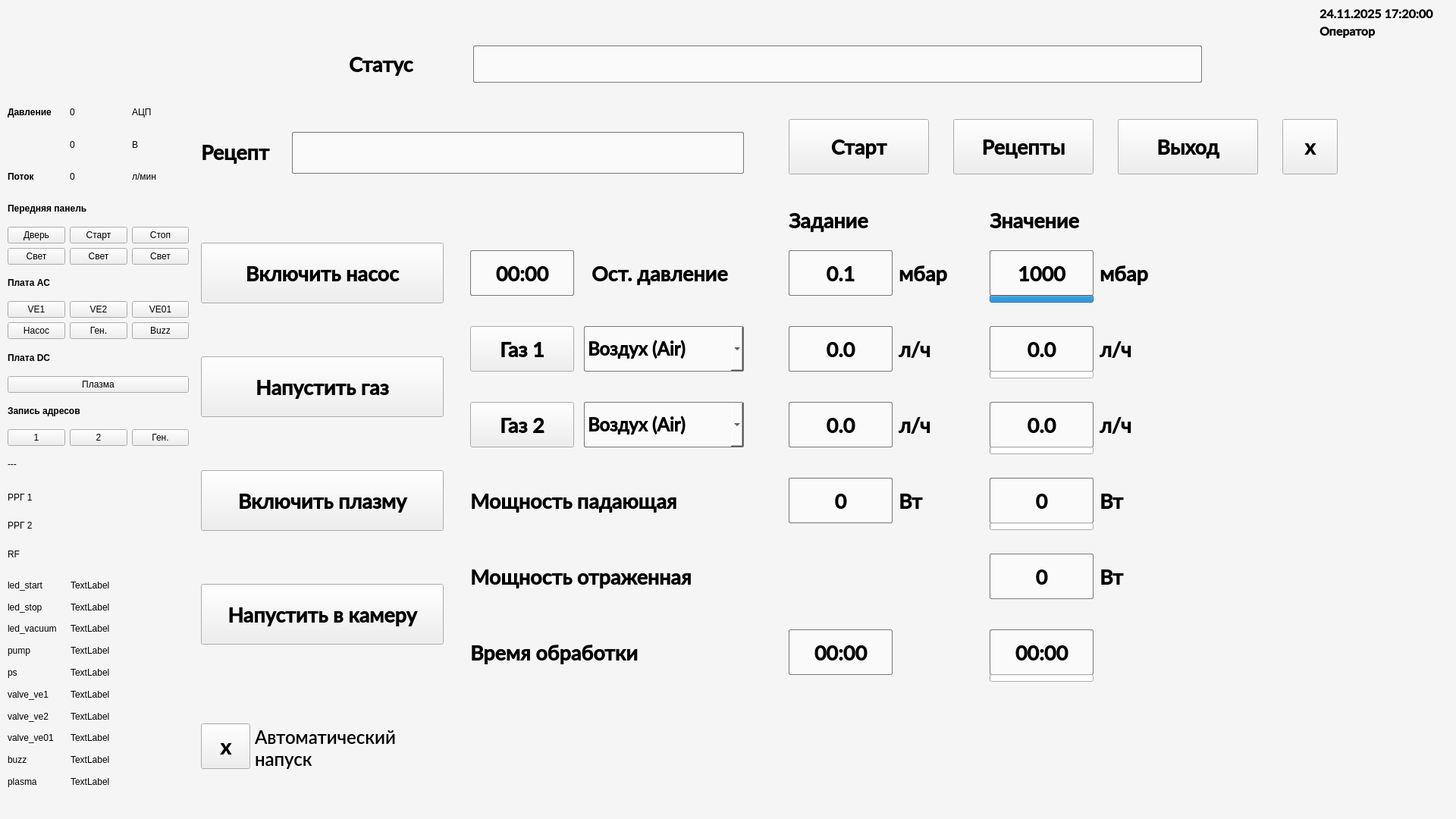
<?xml version="1.0" encoding="UTF-8"?>
<ui version="4.0">
 <class>MainWindow</class>
 <widget class="QMainWindow" name="MainWindow">
  <property name="geometry">
   <rect>
    <x>0</x>
    <y>0</y>
    <width>1920</width>
    <height>1080</height>
   </rect>
  </property>
  <property name="windowTitle">
   <string>MainWindow</string>
  </property>
  <widget class="QWidget" name="centralwidget">
   <widget class="QPushButton" name="ButtonOutput">
    <property name="geometry">
     <rect>
      <x>1474</x>
      <y>157</y>
      <width>185</width>
      <height>73</height>
     </rect>
    </property>
    <property name="font">
     <font>
      <family>Lato Semibold</family>
      <pointsize>20</pointsize>
      <bold>true</bold>
     </font>
    </property>
    <property name="text">
     <string>Выход</string>
    </property>
    <property name="icon">
     <iconset>
      <normaloff>ui/Pictures13/Exit.png</normaloff>ui/Pictures13/Exit.png</iconset>
    </property>
    <property name="iconSize">
     <size>
      <width>24</width>
      <height>24</height>
     </size>
    </property>
   </widget>
   <widget class="QPushButton" name="ButtonClose">
    <property name="geometry">
     <rect>
      <x>1691</x>
      <y>157</y>
      <width>73</width>
      <height>73</height>
     </rect>
    </property>
    <property name="font">
     <font>
      <family>Lato Semibold</family>
      <pointsize>20</pointsize>
      <bold>true</bold>
     </font>
    </property>
    <property name="text">
     <string>х</string>
    </property>
   </widget>
   <widget class="QLabel" name="LabelProf">
    <property name="geometry">
     <rect>
      <x>265</x>
      <y>180</y>
      <width>100</width>
      <height>41</height>
     </rect>
    </property>
    <property name="font">
     <font>
      <family>Lato Semibold</family>
      <pointsize>20</pointsize>
      <bold>true</bold>
     </font>
    </property>
    <property name="text">
     <string>Рецепт</string>
    </property>
   </widget>
   <widget class="QPushButton" name="NIButton">
    <property name="geometry">
     <rect>
      <x>265</x>
      <y>320</y>
      <width>320</width>
      <height>80</height>
     </rect>
    </property>
    <property name="font">
     <font>
      <family>Lato Semibold</family>
      <pointsize>20</pointsize>
      <bold>true</bold>
     </font>
    </property>
    <property name="styleSheet">
     <string notr="true"/>
    </property>
    <property name="text">
     <string>Включить насос</string>
    </property>
    <property name="checkable">
     <bool>true</bool>
    </property>
   </widget>
   <widget class="QPushButton" name="VEButton">
    <property name="geometry">
     <rect>
      <x>265</x>
      <y>470</y>
      <width>320</width>
      <height>80</height>
     </rect>
    </property>
    <property name="font">
     <font>
      <family>Lato Semibold</family>
      <pointsize>20</pointsize>
      <bold>true</bold>
     </font>
    </property>
    <property name="text">
     <string>Напустить газ</string>
    </property>
    <property name="checkable">
     <bool>true</bool>
    </property>
   </widget>
   <widget class="QPushButton" name="VE0Button">
    <property name="geometry">
     <rect>
      <x>265</x>
      <y>770</y>
      <width>320</width>
      <height>80</height>
     </rect>
    </property>
    <property name="font">
     <font>
      <family>Lato Semibold</family>
      <pointsize>20</pointsize>
      <bold>true</bold>
     </font>
    </property>
    <property name="text">
     <string>Напустить в камеру</string>
    </property>
    <property name="checkable">
     <bool>true</bool>
    </property>
   </widget>
   <widget class="QPushButton" name="HFButton">
    <property name="geometry">
     <rect>
      <x>265</x>
      <y>620</y>
      <width>320</width>
      <height>80</height>
     </rect>
    </property>
    <property name="font">
     <font>
      <family>Lato Semibold</family>
      <pointsize>20</pointsize>
      <bold>true</bold>
     </font>
    </property>
    <property name="text">
     <string>Включить плазму</string>
    </property>
    <property name="checkable">
     <bool>true</bool>
    </property>
   </widget>
   <widget class="QPushButton" name="ButtonRecept">
    <property name="geometry">
     <rect>
      <x>1257</x>
      <y>157</y>
      <width>185</width>
      <height>73</height>
     </rect>
    </property>
    <property name="font">
     <font>
      <family>Lato Semibold</family>
      <pointsize>20</pointsize>
      <bold>true</bold>
     </font>
    </property>
    <property name="text">
     <string>Рецепты</string>
    </property>
    <property name="icon">
     <iconset>
      <normaloff>ui/Pictures13/Recept.png</normaloff>ui/Pictures13/Recept.png</iconset>
    </property>
    <property name="iconSize">
     <size>
      <width>24</width>
      <height>24</height>
     </size>
    </property>
   </widget>
   <widget class="QLabel" name="LabelProf_2">
    <property name="geometry">
     <rect>
      <x>780</x>
      <y>330</y>
      <width>201</width>
      <height>60</height>
     </rect>
    </property>
    <property name="font">
     <font>
      <family>Lato Semibold</family>
      <pointsize>20</pointsize>
      <bold>true</bold>
     </font>
    </property>
    <property name="text">
     <string>Ост. давление</string>
    </property>
   </widget>
   <widget class="QPushButton" name="VE1Button">
    <property name="geometry">
     <rect>
      <x>620</x>
      <y>430</y>
      <width>137</width>
      <height>60</height>
     </rect>
    </property>
    <property name="font">
     <font>
      <family>Lato Semibold</family>
      <pointsize>20</pointsize>
      <bold>true</bold>
     </font>
    </property>
    <property name="text">
     <string>Газ 1</string>
    </property>
    <property name="checkable">
     <bool>true</bool>
    </property>
   </widget>
   <widget class="QPushButton" name="VE2Button">
    <property name="geometry">
     <rect>
      <x>620</x>
      <y>530</y>
      <width>137</width>
      <height>60</height>
     </rect>
    </property>
    <property name="font">
     <font>
      <family>Lato Semibold</family>
      <pointsize>20</pointsize>
      <bold>true</bold>
     </font>
    </property>
    <property name="text">
     <string>Газ 2</string>
    </property>
    <property name="checkable">
     <bool>true</bool>
    </property>
   </widget>
   <widget class="QLabel" name="LabelProf_3">
    <property name="geometry">
     <rect>
      <x>460</x>
      <y>64</y>
      <width>101</width>
      <height>41</height>
     </rect>
    </property>
    <property name="font">
     <font>
      <family>Lato Semibold</family>
      <pointsize>20</pointsize>
      <bold>true</bold>
     </font>
    </property>
    <property name="text">
     <string>Статус</string>
    </property>
   </widget>
   <widget class="QLineEdit" name="StatusLine">
    <property name="geometry">
     <rect>
      <x>624</x>
      <y>60</y>
      <width>961</width>
      <height>49</height>
     </rect>
    </property>
    <property name="font">
     <font>
      <family>Lato Semibold</family>
      <pointsize>18</pointsize>
      <bold>true</bold>
     </font>
    </property>
    <property name="styleSheet">
     <string notr="true">border: 1px solid rgb(120, 120, 120);
background-color: rgb(250, 250, 250);
border-radius: 2px;</string>
    </property>
    <property name="text">
     <string/>
    </property>
   </widget>
   <widget class="QComboBox" name="VE1ComboBox">
    <property name="geometry">
     <rect>
      <x>770</x>
      <y>430</y>
      <width>211</width>
      <height>60</height>
     </rect>
    </property>
    <property name="sizePolicy">
     <sizepolicy hsizetype="Preferred" vsizetype="Fixed">
      <horstretch>0</horstretch>
      <verstretch>0</verstretch>
     </sizepolicy>
    </property>
    <property name="font">
     <font>
      <family>Lato Semibold</family>
      <pointsize>18</pointsize>
      <bold>true</bold>
     </font>
    </property>
    <property name="styleSheet">
     <string notr="true">border: 1px solid rgb(120, 120, 120);
background-color: rgb(250, 250, 250);
border-radius: 2px;</string>
    </property>
    <property name="currentText">
     <string>Воздух (Air)</string>
    </property>
    <property name="currentIndex">
     <number>0</number>
    </property>
    <item>
     <property name="text">
      <string>Воздух (Air)</string>
     </property>
    </item>
    <item>
     <property name="text">
      <string>Аргон (Ar)</string>
     </property>
    </item>
    <item>
     <property name="text">
      <string>Кислород (O2)</string>
     </property>
    </item>
    <item>
     <property name="text">
      <string>Азот (N2)</string>
     </property>
    </item>
    <item>
     <property name="text">
      <string>Свой газ</string>
     </property>
    </item>
   </widget>
   <widget class="QLabel" name="LabelProf_4">
    <property name="geometry">
     <rect>
      <x>1040</x>
      <y>270</y>
      <width>137</width>
      <height>41</height>
     </rect>
    </property>
    <property name="font">
     <font>
      <family>Lato Semibold</family>
      <pointsize>20</pointsize>
      <bold>true</bold>
     </font>
    </property>
    <property name="text">
     <string>Задание</string>
    </property>
   </widget>
   <widget class="QLabel" name="LabelProf_5">
    <property name="geometry">
     <rect>
      <x>1305</x>
      <y>270</y>
      <width>137</width>
      <height>41</height>
     </rect>
    </property>
    <property name="font">
     <font>
      <family>Lato Semibold</family>
      <pointsize>20</pointsize>
      <bold>true</bold>
     </font>
    </property>
    <property name="text">
     <string>Значение</string>
    </property>
   </widget>
   <widget class="QLabel" name="LabelProf_6">
    <property name="geometry">
     <rect>
      <x>620</x>
      <y>630</y>
      <width>370</width>
      <height>60</height>
     </rect>
    </property>
    <property name="font">
     <font>
      <family>Lato Semibold</family>
      <pointsize>20</pointsize>
      <bold>true</bold>
     </font>
    </property>
    <property name="text">
     <string>Мощность падающая</string>
    </property>
   </widget>
   <widget class="QPushButton" name="VE1FlowZad">
    <property name="geometry">
     <rect>
      <x>1040</x>
      <y>430</y>
      <width>137</width>
      <height>60</height>
     </rect>
    </property>
    <property name="font">
     <font>
      <family>Lato Semibold</family>
      <pointsize>20</pointsize>
      <bold>true</bold>
     </font>
    </property>
    <property name="styleSheet">
     <string notr="true">border: 1px solid rgb(120, 120, 120);
background-color: rgb(250, 250, 250);
border-radius: 2px;</string>
    </property>
    <property name="text">
     <string>0.0</string>
    </property>
   </widget>
   <widget class="QLabel" name="LabelProf_7">
    <property name="geometry">
     <rect>
      <x>1185</x>
      <y>430</y>
      <width>111</width>
      <height>60</height>
     </rect>
    </property>
    <property name="font">
     <font>
      <family>Lato Semibold</family>
      <pointsize>20</pointsize>
      <bold>true</bold>
     </font>
    </property>
    <property name="text">
     <string>л/ч</string>
    </property>
   </widget>
   <widget class="QPushButton" name="VE1FlowZnach">
    <property name="geometry">
     <rect>
      <x>1305</x>
      <y>430</y>
      <width>137</width>
      <height>60</height>
     </rect>
    </property>
    <property name="font">
     <font>
      <family>Lato Semibold</family>
      <pointsize>20</pointsize>
      <bold>true</bold>
     </font>
    </property>
    <property name="styleSheet">
     <string notr="true">border: 1px solid rgb(120, 120, 120);
background-color: rgb(250, 250, 250);
border-radius: 2px;</string>
    </property>
    <property name="text">
     <string>0.0</string>
    </property>
   </widget>
   <widget class="QLabel" name="LabelProf_8">
    <property name="geometry">
     <rect>
      <x>1450</x>
      <y>430</y>
      <width>111</width>
      <height>60</height>
     </rect>
    </property>
    <property name="font">
     <font>
      <family>Lato Semibold</family>
      <pointsize>20</pointsize>
      <bold>true</bold>
     </font>
    </property>
    <property name="text">
     <string>л/ч</string>
    </property>
   </widget>
   <widget class="QPushButton" name="VE2FlowZnach">
    <property name="geometry">
     <rect>
      <x>1305</x>
      <y>530</y>
      <width>137</width>
      <height>60</height>
     </rect>
    </property>
    <property name="font">
     <font>
      <family>Lato Semibold</family>
      <pointsize>20</pointsize>
      <bold>true</bold>
     </font>
    </property>
    <property name="styleSheet">
     <string notr="true">border: 1px solid rgb(120, 120, 120);
background-color: rgb(250, 250, 250);
border-radius: 2px;</string>
    </property>
    <property name="text">
     <string>0.0</string>
    </property>
   </widget>
   <widget class="QComboBox" name="VE2ComboBox">
    <property name="geometry">
     <rect>
      <x>770</x>
      <y>530</y>
      <width>211</width>
      <height>60</height>
     </rect>
    </property>
    <property name="font">
     <font>
      <family>Lato Semibold</family>
      <pointsize>18</pointsize>
      <bold>true</bold>
     </font>
    </property>
    <property name="styleSheet">
     <string notr="true">border: 1px solid rgb(120, 120, 120);
background-color: rgb(250, 250, 250);
border-radius: 2px;</string>
    </property>
    <property name="currentText">
     <string>Воздух (Air)</string>
    </property>
    <property name="currentIndex">
     <number>0</number>
    </property>
    <item>
     <property name="text">
      <string>Воздух (Air)</string>
     </property>
    </item>
    <item>
     <property name="text">
      <string>Аргон (Ar)</string>
     </property>
    </item>
    <item>
     <property name="text">
      <string>Кислород (O2)</string>
     </property>
    </item>
    <item>
     <property name="text">
      <string>Азот (N2)</string>
     </property>
    </item>
    <item>
     <property name="text">
      <string>Свой газ</string>
     </property>
    </item>
   </widget>
   <widget class="QLabel" name="LabelProf_9">
    <property name="geometry">
     <rect>
      <x>1450</x>
      <y>530</y>
      <width>111</width>
      <height>60</height>
     </rect>
    </property>
    <property name="font">
     <font>
      <family>Lato Semibold</family>
      <pointsize>20</pointsize>
      <bold>true</bold>
     </font>
    </property>
    <property name="text">
     <string>л/ч</string>
    </property>
   </widget>
   <widget class="QPushButton" name="VE2FlowZad">
    <property name="geometry">
     <rect>
      <x>1040</x>
      <y>530</y>
      <width>137</width>
      <height>60</height>
     </rect>
    </property>
    <property name="font">
     <font>
      <family>Lato Semibold</family>
      <pointsize>20</pointsize>
      <bold>true</bold>
     </font>
    </property>
    <property name="styleSheet">
     <string notr="true">border: 1px solid rgb(120, 120, 120);
background-color: rgb(250, 250, 250);
border-radius: 2px;</string>
    </property>
    <property name="text">
     <string>0.0</string>
    </property>
   </widget>
   <widget class="QLabel" name="LabelProf_10">
    <property name="geometry">
     <rect>
      <x>1185</x>
      <y>530</y>
      <width>111</width>
      <height>60</height>
     </rect>
    </property>
    <property name="font">
     <font>
      <family>Lato Semibold</family>
      <pointsize>20</pointsize>
      <bold>true</bold>
     </font>
    </property>
    <property name="text">
     <string>л/ч</string>
    </property>
   </widget>
   <widget class="QPushButton" name="HFPowerZnach">
    <property name="geometry">
     <rect>
      <x>1305</x>
      <y>630</y>
      <width>137</width>
      <height>60</height>
     </rect>
    </property>
    <property name="font">
     <font>
      <family>Lato Semibold</family>
      <pointsize>20</pointsize>
      <bold>true</bold>
     </font>
    </property>
    <property name="styleSheet">
     <string notr="true">border: 1px solid rgb(120, 120, 120);
background-color: rgb(250, 250, 250);
border-radius: 2px;</string>
    </property>
    <property name="text">
     <string>0</string>
    </property>
   </widget>
   <widget class="QPushButton" name="HFPowerZad">
    <property name="geometry">
     <rect>
      <x>1040</x>
      <y>630</y>
      <width>137</width>
      <height>60</height>
     </rect>
    </property>
    <property name="font">
     <font>
      <family>Lato Semibold</family>
      <pointsize>20</pointsize>
      <bold>true</bold>
     </font>
    </property>
    <property name="styleSheet">
     <string notr="true">border: 1px solid rgb(120, 120, 120);
background-color: rgb(250, 250, 250);
border-radius: 2px;</string>
    </property>
    <property name="text">
     <string>0</string>
    </property>
   </widget>
   <widget class="QLabel" name="LabelProf_11">
    <property name="geometry">
     <rect>
      <x>1450</x>
      <y>630</y>
      <width>61</width>
      <height>60</height>
     </rect>
    </property>
    <property name="font">
     <font>
      <family>Lato Semibold</family>
      <pointsize>20</pointsize>
      <bold>true</bold>
     </font>
    </property>
    <property name="text">
     <string>Вт</string>
    </property>
   </widget>
   <widget class="QLabel" name="LabelProf_12">
    <property name="geometry">
     <rect>
      <x>1185</x>
      <y>630</y>
      <width>61</width>
      <height>60</height>
     </rect>
    </property>
    <property name="font">
     <font>
      <family>Lato Semibold</family>
      <pointsize>20</pointsize>
      <bold>true</bold>
     </font>
    </property>
    <property name="text">
     <string>Вт</string>
    </property>
   </widget>
   <widget class="QLabel" name="LabelProf_13">
    <property name="geometry">
     <rect>
      <x>620</x>
      <y>830</y>
      <width>370</width>
      <height>60</height>
     </rect>
    </property>
    <property name="font">
     <font>
      <family>Lato Semibold</family>
      <pointsize>20</pointsize>
      <bold>true</bold>
     </font>
    </property>
    <property name="text">
     <string>Время обработки</string>
    </property>
   </widget>
   <widget class="QPushButton" name="TimeZad">
    <property name="geometry">
     <rect>
      <x>1040</x>
      <y>830</y>
      <width>137</width>
      <height>60</height>
     </rect>
    </property>
    <property name="font">
     <font>
      <family>Lato Semibold</family>
      <pointsize>20</pointsize>
      <bold>true</bold>
     </font>
    </property>
    <property name="styleSheet">
     <string notr="true">border: 1px solid rgb(120, 120, 120);
background-color: rgb(250, 250, 250);
border-radius: 2px;</string>
    </property>
    <property name="text">
     <string>00:00</string>
    </property>
   </widget>
   <widget class="QPushButton" name="TimeZnach">
    <property name="geometry">
     <rect>
      <x>1305</x>
      <y>830</y>
      <width>137</width>
      <height>60</height>
     </rect>
    </property>
    <property name="font">
     <font>
      <family>Lato Semibold</family>
      <pointsize>20</pointsize>
      <bold>true</bold>
     </font>
    </property>
    <property name="styleSheet">
     <string notr="true">border: 1px solid rgb(120, 120, 120);
background-color: rgb(250, 250, 250);
border-radius: 2px;</string>
    </property>
    <property name="text">
     <string>00:00</string>
    </property>
   </widget>
   <widget class="QPushButton" name="PressZnach">
    <property name="geometry">
     <rect>
      <x>1305</x>
      <y>330</y>
      <width>137</width>
      <height>60</height>
     </rect>
    </property>
    <property name="font">
     <font>
      <family>Lato Semibold</family>
      <pointsize>20</pointsize>
      <bold>true</bold>
     </font>
    </property>
    <property name="styleSheet">
     <string notr="true">border: 1px solid rgb(120, 120, 120);
background-color: rgb(250, 250, 250);
border-radius: 2px;</string>
    </property>
    <property name="text">
     <string>1000</string>
    </property>
   </widget>
   <widget class="QLabel" name="LabelProf_14">
    <property name="geometry">
     <rect>
      <x>1450</x>
      <y>330</y>
      <width>81</width>
      <height>60</height>
     </rect>
    </property>
    <property name="font">
     <font>
      <family>Lato Semibold</family>
      <pointsize>20</pointsize>
      <bold>true</bold>
     </font>
    </property>
    <property name="text">
     <string>мбар</string>
    </property>
   </widget>
   <widget class="QPushButton" name="DisplayTime">
    <property name="geometry">
     <rect>
      <x>620</x>
      <y>330</y>
      <width>137</width>
      <height>60</height>
     </rect>
    </property>
    <property name="font">
     <font>
      <family>Lato Semibold</family>
      <pointsize>20</pointsize>
      <bold>true</bold>
     </font>
    </property>
    <property name="styleSheet">
     <string notr="true">border: 1px solid rgb(120, 120, 120);
background-color: rgb(250, 250, 250);
border-radius: 2px;</string>
    </property>
    <property name="text">
     <string>00:00</string>
    </property>
   </widget>
   <widget class="QProgressBar" name="PressProgress">
    <property name="geometry">
     <rect>
      <x>1305</x>
      <y>389</y>
      <width>137</width>
      <height>10</height>
     </rect>
    </property>
    <property name="font">
     <font>
      <family>Lato Semibold</family>
      <bold>true</bold>
     </font>
    </property>
    <property name="maximum">
     <number>12</number>
    </property>
    <property name="value">
     <number>12</number>
    </property>
    <property name="textVisible">
     <bool>false</bool>
    </property>
   </widget>
   <widget class="QProgressBar" name="TimeProgress">
    <property name="geometry">
     <rect>
      <x>1305</x>
      <y>889</y>
      <width>137</width>
      <height>10</height>
     </rect>
    </property>
    <property name="font">
     <font>
      <family>Lato Semibold</family>
      <bold>true</bold>
     </font>
    </property>
    <property name="minimum">
     <number>0</number>
    </property>
    <property name="maximum">
     <number>12</number>
    </property>
    <property name="value">
     <number>0</number>
    </property>
    <property name="textVisible">
     <bool>false</bool>
    </property>
    <property name="invertedAppearance">
     <bool>false</bool>
    </property>
   </widget>
   <widget class="QProgressBar" name="HFProgress">
    <property name="geometry">
     <rect>
      <x>1305</x>
      <y>689</y>
      <width>137</width>
      <height>10</height>
     </rect>
    </property>
    <property name="font">
     <font>
      <family>Lato Semibold</family>
      <bold>true</bold>
     </font>
    </property>
    <property name="maximum">
     <number>200</number>
    </property>
    <property name="value">
     <number>0</number>
    </property>
    <property name="textVisible">
     <bool>false</bool>
    </property>
   </widget>
   <widget class="QProgressBar" name="VE2Progress">
    <property name="geometry">
     <rect>
      <x>1305</x>
      <y>589</y>
      <width>137</width>
      <height>10</height>
     </rect>
    </property>
    <property name="font">
     <font>
      <family>Lato Semibold</family>
      <bold>true</bold>
     </font>
    </property>
    <property name="maximum">
     <number>18</number>
    </property>
    <property name="value">
     <number>0</number>
    </property>
    <property name="textVisible">
     <bool>false</bool>
    </property>
   </widget>
   <widget class="QProgressBar" name="VE1Progress">
    <property name="geometry">
     <rect>
      <x>1305</x>
      <y>489</y>
      <width>137</width>
      <height>10</height>
     </rect>
    </property>
    <property name="font">
     <font>
      <family>Lato Semibold</family>
      <bold>true</bold>
     </font>
    </property>
    <property name="maximum">
     <number>18</number>
    </property>
    <property name="value">
     <number>0</number>
    </property>
    <property name="textVisible">
     <bool>false</bool>
    </property>
   </widget>
   <widget class="QPushButton" name="ButtonStart">
    <property name="geometry">
     <rect>
      <x>1040</x>
      <y>157</y>
      <width>185</width>
      <height>73</height>
     </rect>
    </property>
    <property name="font">
     <font>
      <family>Lato Semibold</family>
      <pointsize>20</pointsize>
      <bold>true</bold>
     </font>
    </property>
    <property name="text">
     <string>Старт</string>
    </property>
    <property name="icon">
     <iconset>
      <normaloff>ui/Pictures13/Start.png</normaloff>ui/Pictures13/Start.png</iconset>
    </property>
    <property name="iconSize">
     <size>
      <width>24</width>
      <height>24</height>
     </size>
    </property>
    <property name="checkable">
     <bool>false</bool>
    </property>
   </widget>
   <widget class="QLineEdit" name="RecName">
    <property name="geometry">
     <rect>
      <x>385</x>
      <y>174</y>
      <width>596</width>
      <height>55</height>
     </rect>
    </property>
    <property name="font">
     <font>
      <family>Lato Semibold</family>
      <pointsize>20</pointsize>
      <bold>true</bold>
     </font>
    </property>
    <property name="cursor">
     <cursorShape>BlankCursor</cursorShape>
    </property>
    <property name="styleSheet">
     <string notr="true">border: 1px solid rgb(120, 120, 120);
background-color: rgb(250, 250, 250);
border-radius: 2px;
</string>
    </property>
    <property name="text">
     <string/>
    </property>
   </widget>
   <widget class="QLabel" name="label">
    <property name="geometry">
     <rect>
      <x>0</x>
      <y>0</y>
      <width>363</width>
      <height>128</height>
     </rect>
    </property>
    <property name="text">
     <string/>
    </property>
    <property name="pixmap">
     <pixmap>ui/Pictures13/logo(66).png</pixmap>
    </property>
   </widget>
   <widget class="QLabel" name="StatusLabel">
    <property name="geometry">
     <rect>
      <x>568</x>
      <y>60</y>
      <width>49</width>
      <height>49</height>
     </rect>
    </property>
    <property name="text">
     <string/>
    </property>
    <property name="pixmap">
     <pixmap>ui/Pictures13/Ok.png</pixmap>
    </property>
   </widget>
   <widget class="QLabel" name="LabelProf_16">
    <property name="geometry">
     <rect>
      <x>1185</x>
      <y>330</y>
      <width>81</width>
      <height>60</height>
     </rect>
    </property>
    <property name="font">
     <font>
      <family>Lato Semibold</family>
      <pointsize>20</pointsize>
      <bold>true</bold>
     </font>
    </property>
    <property name="text">
     <string>мбар</string>
    </property>
   </widget>
   <widget class="QPushButton" name="PressZad">
    <property name="geometry">
     <rect>
      <x>1040</x>
      <y>330</y>
      <width>137</width>
      <height>60</height>
     </rect>
    </property>
    <property name="font">
     <font>
      <family>Lato Semibold</family>
      <pointsize>20</pointsize>
      <bold>true</bold>
     </font>
    </property>
    <property name="styleSheet">
     <string notr="true">border: 1px solid rgb(120, 120, 120);
background-color: rgb(250, 250, 250);
border-radius: 2px;</string>
    </property>
    <property name="text">
     <string>0.1</string>
    </property>
   </widget>
   <widget class="QPushButton" name="HFCurrentZnach">
    <property name="geometry">
     <rect>
      <x>1305</x>
      <y>730</y>
      <width>137</width>
      <height>60</height>
     </rect>
    </property>
    <property name="font">
     <font>
      <family>Lato Semibold</family>
      <pointsize>20</pointsize>
      <bold>true</bold>
     </font>
    </property>
    <property name="styleSheet">
     <string notr="true">border: 1px solid rgb(120, 120, 120);
background-color: rgb(250, 250, 250);
border-radius: 2px;</string>
    </property>
    <property name="text">
     <string>0</string>
    </property>
   </widget>
   <widget class="QLabel" name="LabelProf_17">
    <property name="geometry">
     <rect>
      <x>1450</x>
      <y>730</y>
      <width>61</width>
      <height>60</height>
     </rect>
    </property>
    <property name="font">
     <font>
      <family>Lato Semibold</family>
      <pointsize>20</pointsize>
      <bold>true</bold>
     </font>
    </property>
    <property name="text">
     <string>Вт</string>
    </property>
   </widget>
   <widget class="QLabel" name="LabelProf_18">
    <property name="geometry">
     <rect>
      <x>620</x>
      <y>730</y>
      <width>370</width>
      <height>60</height>
     </rect>
    </property>
    <property name="font">
     <font>
      <family>Lato Semibold</family>
      <pointsize>20</pointsize>
      <bold>true</bold>
     </font>
    </property>
    <property name="text">
     <string>Мощность отраженная</string>
    </property>
   </widget>
   <widget class="QLabel" name="LabelProf_22">
    <property name="geometry">
     <rect>
      <x>336</x>
      <y>956</y>
      <width>193</width>
      <height>61</height>
     </rect>
    </property>
    <property name="font">
     <font>
      <family>Lato Semibold</family>
      <pointsize>18</pointsize>
      <bold>false</bold>
     </font>
    </property>
    <property name="visible">
     <bool>false</bool>
    </property>
    <property name="text">
     <string>Автоматический
напуск</string>
    </property>
   </widget>
   <widget class="QPushButton" name="VE0OnButton">
    <property name="geometry">
     <rect>
      <x>265</x>
      <y>954</y>
      <width>65</width>
      <height>60</height>
     </rect>
    </property>
    <property name="font">
     <font>
      <family>Lato Semibold</family>
      <pointsize>20</pointsize>
      <bold>true</bold>
     </font>
    </property>
    <property name="visible">
     <bool>false</bool>
    </property>
    <property name="text">
     <string>х</string>
    </property>
    <property name="checkable">
     <bool>true</bool>
    </property>
   </widget>
   <widget class="QLabel" name="Screen">
    <property name="geometry">
     <rect>
      <x>0</x>
      <y>0</y>
      <width>1920</width>
      <height>1080</height>
     </rect>
    </property>
    <property name="styleSheet">
     <string notr="true">background-color: rgb(245, 245, 245);</string>
    </property>
    <property name="text">
     <string/>
    </property>
   </widget>
   <widget class="QWidget" name="gridLayoutWidget_2">
    <property name="geometry">
     <rect>
      <x>10</x>
      <y>130</y>
      <width>239</width>
      <height>500</height>
     </rect>
    </property>
    <layout class="QGridLayout" name="gridLayout_2">
     <item row="9" column="0">
      <widget class="QPushButton" name="NIButtonS">
       <property name="text">
        <string>Насос</string>
       </property>
       <property name="checkable">
        <bool>true</bool>
       </property>
      </widget>
     </item>
     <item row="1" column="2">
      <widget class="QLabel" name="label_16">
       <property name="text">
        <string>В</string>
       </property>
      </widget>
     </item>
     <item row="9" column="1">
      <widget class="QPushButton" name="BPButtonS">
       <property name="text">
        <string>Ген.</string>
       </property>
       <property name="checkable">
        <bool>true</bool>
       </property>
      </widget>
     </item>
     <item row="3" column="0" colspan="3">
      <widget class="QLabel" name="label_28">
       <property name="font">
        <font>
         <bold>true</bold>
        </font>
       </property>
       <property name="text">
        <string>Передняя панель</string>
       </property>
      </widget>
     </item>
     <item row="4" column="0">
      <widget class="QPushButton" name="DoorButtonS">
       <property name="text">
        <string>Дверь</string>
       </property>
       <property name="checkable">
        <bool>true</bool>
       </property>
      </widget>
     </item>
     <item row="13" column="1">
      <widget class="QPushButton" name="button_rrg_2">
       <property name="text">
        <string>2</string>
       </property>
      </widget>
     </item>
     <item row="5" column="1">
      <widget class="QPushButton" name="StartLightS">
       <property name="text">
        <string>Свет</string>
       </property>
       <property name="checkable">
        <bool>true</bool>
       </property>
      </widget>
     </item>
     <item row="5" column="2">
      <widget class="QPushButton" name="StopLightS">
       <property name="text">
        <string>Свет</string>
       </property>
       <property name="checkable">
        <bool>true</bool>
       </property>
      </widget>
     </item>
     <item row="0" column="1">
      <widget class="QLabel" name="PressLableSADC">
       <property name="text">
        <string>0</string>
       </property>
      </widget>
     </item>
     <item row="12" column="0" colspan="3">
      <widget class="QLabel" name="label_31">
       <property name="font">
        <font>
         <bold>true</bold>
        </font>
       </property>
       <property name="text">
        <string>Запись адресов</string>
       </property>
      </widget>
     </item>
     <item row="7" column="2">
      <widget class="QPushButton" name="VE01ButtonS">
       <property name="text">
        <string>VE01</string>
       </property>
       <property name="checkable">
        <bool>true</bool>
       </property>
      </widget>
     </item>
     <item row="0" column="2">
      <widget class="QLabel" name="label_14">
       <property name="text">
        <string>АЦП</string>
       </property>
      </widget>
     </item>
     <item row="2" column="1">
      <widget class="QLabel" name="WLabelS">
       <property name="text">
        <string>0</string>
       </property>
      </widget>
     </item>
     <item row="10" column="0" colspan="3">
      <widget class="QLabel" name="label_30">
       <property name="font">
        <font>
         <bold>true</bold>
        </font>
       </property>
       <property name="text">
        <string>Плата DC</string>
       </property>
      </widget>
     </item>
     <item row="2" column="2">
      <widget class="QLabel" name="label_36">
       <property name="text">
        <string>л/мин</string>
       </property>
      </widget>
     </item>
     <item row="11" column="0" colspan="3">
      <widget class="QPushButton" name="HFButtonS">
       <property name="text">
        <string>Плазма</string>
       </property>
       <property name="checkable">
        <bool>true</bool>
       </property>
      </widget>
     </item>
     <item row="9" column="2">
      <widget class="QPushButton" name="BuzzButtonS">
       <property name="text">
        <string>Buzz</string>
       </property>
       <property name="checkable">
        <bool>true</bool>
       </property>
      </widget>
     </item>
     <item row="4" column="2">
      <widget class="QPushButton" name="StopButtonS">
       <property name="text">
        <string>Стоп</string>
       </property>
       <property name="checkable">
        <bool>true</bool>
       </property>
      </widget>
     </item>
     <item row="13" column="2">
      <widget class="QPushButton" name="button_rf">
       <property name="text">
        <string>Ген.</string>
       </property>
      </widget>
     </item>
     <item row="5" column="0">
      <widget class="QPushButton" name="DoorLightS">
       <property name="text">
        <string>Свет</string>
       </property>
       <property name="checkable">
        <bool>true</bool>
       </property>
      </widget>
     </item>
     <item row="13" column="0">
      <widget class="QPushButton" name="button_rrg_1">
       <property name="text">
        <string>1</string>
       </property>
      </widget>
     </item>
     <item row="1" column="1">
      <widget class="QLabel" name="PressLableSZnachU">
       <property name="text">
        <string>0</string>
       </property>
      </widget>
     </item>
     <item row="7" column="1">
      <widget class="QPushButton" name="VE2ButtonS">
       <property name="text">
        <string>VE2</string>
       </property>
       <property name="checkable">
        <bool>true</bool>
       </property>
      </widget>
     </item>
     <item row="2" column="0">
      <widget class="QLabel" name="label_35">
       <property name="font">
        <font>
         <bold>true</bold>
        </font>
       </property>
       <property name="text">
        <string>Поток</string>
       </property>
      </widget>
     </item>
     <item row="6" column="0" colspan="3">
      <widget class="QLabel" name="label_29">
       <property name="font">
        <font>
         <bold>true</bold>
        </font>
       </property>
       <property name="text">
        <string>Плата AC</string>
       </property>
      </widget>
     </item>
     <item row="0" column="0">
      <widget class="QLabel" name="label_26">
       <property name="font">
        <font>
         <bold>true</bold>
        </font>
       </property>
       <property name="text">
        <string>Давление</string>
       </property>
      </widget>
     </item>
     <item row="7" column="0">
      <widget class="QPushButton" name="VE1ButtonS">
       <property name="text">
        <string>VE1</string>
       </property>
       <property name="checkable">
        <bool>true</bool>
       </property>
      </widget>
     </item>
     <item row="4" column="1">
      <widget class="QPushButton" name="StartButtonS">
       <property name="text">
        <string>Старт</string>
       </property>
       <property name="checkable">
        <bool>true</bool>
       </property>
      </widget>
     </item>
     <item row="15" column="0" colspan="3">
      <widget class="QLabel" name="label_2">
       <property name="text">
        <string>---</string>
       </property>
      </widget>
     </item>
    </layout>
   </widget>
   <widget class="QWidget" name="gridLayoutWidget">
    <property name="geometry">
     <rect>
      <x>10</x>
      <y>640</y>
      <width>91</width>
      <height>106</height>
     </rect>
    </property>
    <layout class="QGridLayout" name="gridLayout">
     <item row="1" column="0">
      <widget class="QLabel" name="title_address_rrg2">
       <property name="text">
        <string>РРГ 2</string>
       </property>
      </widget>
     </item>
     <item row="0" column="0">
      <widget class="QLabel" name="title_address_rrg1">
       <property name="text">
        <string>РРГ 1</string>
       </property>
      </widget>
     </item>
     <item row="1" column="1">
      <widget class="QLabel" name="address_rrg2">
       <property name="text">
        <string/>
       </property>
      </widget>
     </item>
     <item row="2" column="0">
      <widget class="QLabel" name="title_address_rf">
       <property name="text">
        <string>RF</string>
       </property>
      </widget>
     </item>
     <item row="0" column="1">
      <widget class="QLabel" name="address_rrg1">
       <property name="text">
        <string/>
       </property>
      </widget>
     </item>
     <item row="2" column="1">
      <widget class="QLabel" name="address_rf">
       <property name="text">
        <string/>
       </property>
      </widget>
     </item>
    </layout>
   </widget>
   <widget class="QLabel" name="label_time">
    <property name="geometry">
     <rect>
      <x>1740</x>
      <y>10</y>
      <width>171</width>
      <height>16</height>
     </rect>
    </property>
    <property name="font">
     <font>
      <family>Lato Semibold</family>
      <pointsize>12</pointsize>
      <bold>true</bold>
     </font>
    </property>
    <property name="text">
     <string>24.11.2025 17:20:00</string>
    </property>
   </widget>
   <widget class="QLabel" name="label_user">
    <property name="geometry">
     <rect>
      <x>1740</x>
      <y>30</y>
      <width>171</width>
      <height>21</height>
     </rect>
    </property>
    <property name="font">
     <font>
      <family>Lato Semibold</family>
      <pointsize>12</pointsize>
      <bold>true</bold>
     </font>
    </property>
    <property name="text">
     <string>Оператор</string>
    </property>
   </widget>
   <widget class="QWidget" name="gridLayoutWidget_3">
    <property name="geometry">
     <rect>
      <x>10</x>
      <y>760</y>
      <width>160</width>
      <height>282</height>
     </rect>
    </property>
    <layout class="QGridLayout" name="gridLayout_3">
     <item row="7" column="1">
      <widget class="QLabel" name="valve_ve01_value">
       <property name="text">
        <string>TextLabel</string>
       </property>
      </widget>
     </item>
     <item row="4" column="0">
      <widget class="QLabel" name="label_7">
       <property name="text">
        <string>ps</string>
       </property>
      </widget>
     </item>
     <item row="2" column="1">
      <widget class="QLabel" name="led_vacuum_value">
       <property name="text">
        <string>TextLabel</string>
       </property>
      </widget>
     </item>
     <item row="1" column="0">
      <widget class="QLabel" name="label_4">
       <property name="text">
        <string>led_stop</string>
       </property>
      </widget>
     </item>
     <item row="3" column="0">
      <widget class="QLabel" name="label_6">
       <property name="text">
        <string>pump</string>
       </property>
      </widget>
     </item>
     <item row="9" column="1">
      <widget class="QLabel" name="plasma_value">
       <property name="text">
        <string>TextLabel</string>
       </property>
      </widget>
     </item>
     <item row="0" column="1">
      <widget class="QLabel" name="led_start_value">
       <property name="text">
        <string>TextLabel</string>
       </property>
      </widget>
     </item>
     <item row="4" column="1">
      <widget class="QLabel" name="ps_value">
       <property name="text">
        <string>TextLabel</string>
       </property>
      </widget>
     </item>
     <item row="9" column="0">
      <widget class="QLabel" name="label_17">
       <property name="text">
        <string>plasma</string>
       </property>
      </widget>
     </item>
     <item row="0" column="0">
      <widget class="QLabel" name="label_3">
       <property name="text">
        <string>led_start</string>
       </property>
      </widget>
     </item>
     <item row="8" column="1">
      <widget class="QLabel" name="buzz_value">
       <property name="text">
        <string>TextLabel</string>
       </property>
      </widget>
     </item>
     <item row="7" column="0">
      <widget class="QLabel" name="label_11">
       <property name="text">
        <string>valve_ve01</string>
       </property>
      </widget>
     </item>
     <item row="1" column="1">
      <widget class="QLabel" name="led_stop_value">
       <property name="text">
        <string>TextLabel</string>
       </property>
      </widget>
     </item>
     <item row="5" column="0">
      <widget class="QLabel" name="label_8">
       <property name="text">
        <string>valve_ve1</string>
       </property>
      </widget>
     </item>
     <item row="2" column="0">
      <widget class="QLabel" name="label_5">
       <property name="text">
        <string>led_vacuum</string>
       </property>
      </widget>
     </item>
     <item row="6" column="1">
      <widget class="QLabel" name="valve_ve2_value">
       <property name="text">
        <string>TextLabel</string>
       </property>
      </widget>
     </item>
     <item row="3" column="1">
      <widget class="QLabel" name="pump_value">
       <property name="text">
        <string>TextLabel</string>
       </property>
      </widget>
     </item>
     <item row="6" column="0">
      <widget class="QLabel" name="label_9">
       <property name="text">
        <string>valve_ve2</string>
       </property>
      </widget>
     </item>
     <item row="8" column="0">
      <widget class="QLabel" name="label_13">
       <property name="text">
        <string>buzz</string>
       </property>
      </widget>
     </item>
     <item row="5" column="1">
      <widget class="QLabel" name="valve_ve1_value">
       <property name="text">
        <string>TextLabel</string>
       </property>
      </widget>
     </item>
    </layout>
   </widget>
   <zorder>Screen</zorder>
   <zorder>PressZad</zorder>
   <zorder>ButtonOutput</zorder>
   <zorder>ButtonClose</zorder>
   <zorder>LabelProf</zorder>
   <zorder>NIButton</zorder>
   <zorder>VEButton</zorder>
   <zorder>VE0Button</zorder>
   <zorder>HFButton</zorder>
   <zorder>ButtonRecept</zorder>
   <zorder>LabelProf_2</zorder>
   <zorder>VE1Button</zorder>
   <zorder>VE2Button</zorder>
   <zorder>LabelProf_3</zorder>
   <zorder>StatusLine</zorder>
   <zorder>VE1ComboBox</zorder>
   <zorder>LabelProf_4</zorder>
   <zorder>LabelProf_5</zorder>
   <zorder>LabelProf_6</zorder>
   <zorder>VE1FlowZad</zorder>
   <zorder>LabelProf_7</zorder>
   <zorder>VE1FlowZnach</zorder>
   <zorder>LabelProf_8</zorder>
   <zorder>VE2FlowZnach</zorder>
   <zorder>VE2ComboBox</zorder>
   <zorder>LabelProf_9</zorder>
   <zorder>VE2FlowZad</zorder>
   <zorder>LabelProf_10</zorder>
   <zorder>HFPowerZnach</zorder>
   <zorder>HFPowerZad</zorder>
   <zorder>LabelProf_11</zorder>
   <zorder>LabelProf_12</zorder>
   <zorder>LabelProf_13</zorder>
   <zorder>TimeZad</zorder>
   <zorder>TimeZnach</zorder>
   <zorder>PressZnach</zorder>
   <zorder>LabelProf_14</zorder>
   <zorder>DisplayTime</zorder>
   <zorder>PressProgress</zorder>
   <zorder>TimeProgress</zorder>
   <zorder>HFProgress</zorder>
   <zorder>VE2Progress</zorder>
   <zorder>VE1Progress</zorder>
   <zorder>ButtonStart</zorder>
   <zorder>RecName</zorder>
   <zorder>label</zorder>
   <zorder>StatusLabel</zorder>
   <zorder>LabelProf_16</zorder>
   <zorder>HFCurrentZnach</zorder>
   <zorder>LabelProf_17</zorder>
   <zorder>LabelProf_18</zorder>
   <zorder>LabelProf_22</zorder>
   <zorder>VE0OnButton</zorder>
   <zorder>gridLayoutWidget_2</zorder>
   <zorder>gridLayoutWidget</zorder>
   <zorder>label_time</zorder>
   <zorder>label_user</zorder>
   <zorder>gridLayoutWidget_3</zorder>
  </widget>
 </widget>
 <resources/>
 <connections/>
</ui>
